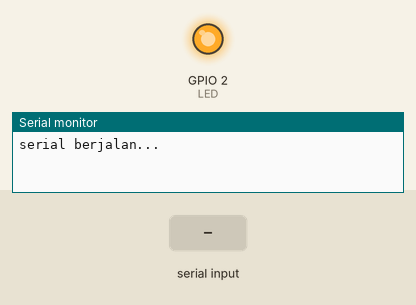
Recording of a sketch running on a simulated ESP32. On the bench: output pins drawn as LEDs (lit = HIGH), the last lines printed to the serial monitor. The test bench sets the inputs (shaded band). Nothing arrives over Bluetooth unless stated.

Above: at 0.1 s.
At 1.4 s:
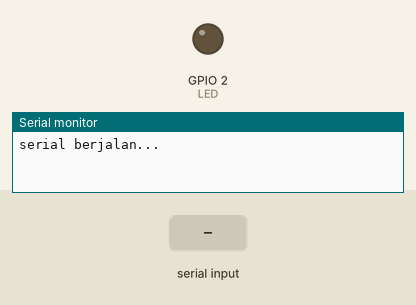
1.5 s: "led:150\n" received over the second serial link
At 3.3 s:
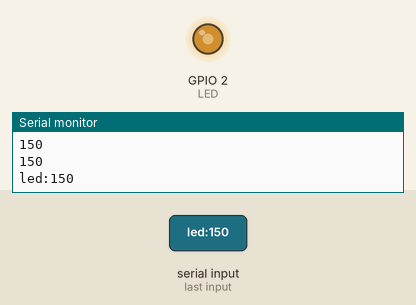
4.5 s: "mati:1\n" received over the second serial link
7.5 s: "90:45\n" received over the second serial link
Timing chart, 0 to 10.5 s (numbered marks = the images above; inputs shaded):
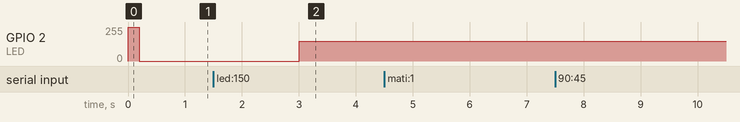

The sketch:

ESP_BT.ino
```cpp
#include "BluetoothSerial.h"
#define LED 2
BluetoothSerial ESP_BT;

void setup() {
  Serial.begin(115200);
  Serial.println("serial berjalan...");
  ESP_BT.begin("ESP_BT_32");
  pinMode(LED, OUTPUT);
  digitalWrite(LED,HIGH);
  delay(200);
  digitalWrite(LED,LOW);
  // put your setup code here, to run once
}

void loop() {
  if(ESP_BT.available()> 0){
    Serial.print("status BT:");
    Serial.println(ESP_BT.available());
    delay(500);

    String input = ESP_BT.readString();
    input.trim();
    Serial.println(input);
    int PosisiTitikDua = input.indexOf(':');
    Serial.println(PosisiTitikDua);

    if(PosisiTitikDua != -1) {
      String Perangkat = input.substring(0, PosisiTitikDua);
      String aksi = input.substring(PosisiTitikDua+1);
      Serial.println(Perangkat);
      Serial.println(aksi);

      if(Perangkat == "led"){
        if(aksi == "mati"){
          digitalWrite(LED, LOW);
        }else{
          int kecerahan = aksi.toInt();
          analogWrite(LED, kecerahan);
          Serial.println(kecerahan);
          Serial.print(input);
        }

      }
    }

  }
    // put your main code here, to run repeatedly:
}
```

Measured:
- after the input at 1.5 s, GPIO 2 (LED): 0/255 → 150/255 after 1.5 s
